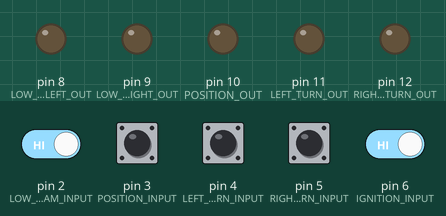
This sketch was run on a simulated Arduino Uno, built with avr-gcc and run on an emulated ATmega328P. Shown: output pins drawn as LEDs (lit = HIGH). Dashed ring = blinking. Inputs (shaded band) come from the test bench; at power-on: pin 2 (LOW_BEAM_INPUT), pin 3 (POSITION_INPUT), pin 4 (LEFT_TURN_INPUT), pin 5 (RIGHT_TURN_INPUT), pin 6 (IGNITION_INPUT) HIGH.

Above: at 1.2 s.
1.3 s: pin 6 (IGNITION_INPUT) driven LOW
At 1.5 s:
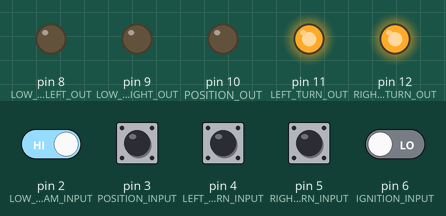
4.3 s: pin 2 (LOW_BEAM_INPUT) driven LOW
At 5.3 s:
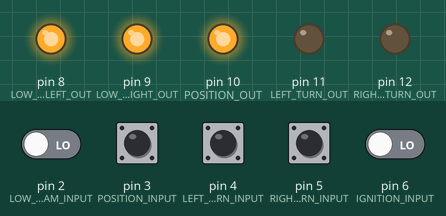
6.0 s: pin 4 (LEFT_TURN_INPUT) pulled LOW for 0.15 s
At 6.2 s:
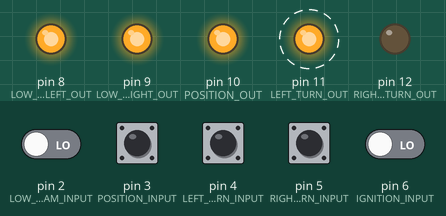
9.1 s: pin 5 (RIGHT_TURN_INPUT) pulled LOW for 0.15 s
At 9.29 s:
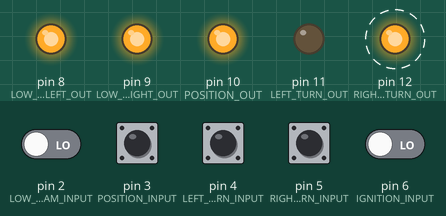
12.2 s: pin 6 (IGNITION_INPUT) driven HIGH
At 13.4 s:
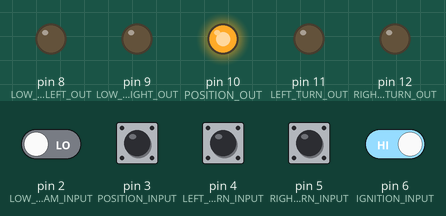
13.7 s: pin 2 (LOW_BEAM_INPUT) driven HIGH
At 14.7 s:
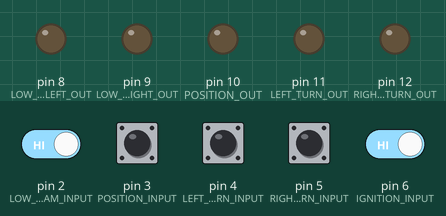
Timing chart, 0 to 16.2 s (numbered marks = the images above; inputs shaded):
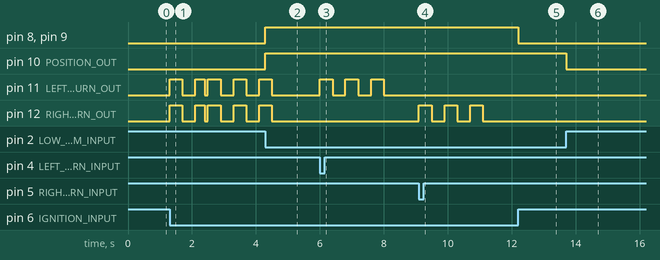

The sketch:

BCM_Arduino.ino
```cpp
#include <Arduino.h>

#define LOW_BEAM_INPUT 2
#define POSITION_INPUT 3
#define LEFT_TURN_INPUT 4
#define RIGHT_TURN_INPUT 5
#define IGNITION_INPUT 6

#define LOW_BEAM_LEFT_OUT 8
#define LOW_BEAM_RIGHT_OUT 9
#define POSITION_OUT 10
#define LEFT_TURN_OUT 11
#define RIGHT_TURN_OUT 12

#define PHASE_DURATION 400

bool leftValue = 0;
bool rightValue = 0;
unsigned long leftTimer = 0;
unsigned long rightTimer = 0;
unsigned long phaseTimer = 0;
unsigned long phaseTimer2 = 0;

void setup() {
  pinMode(LOW_BEAM_INPUT, INPUT);
  pinMode(POSITION_INPUT, INPUT);
  pinMode(LEFT_TURN_INPUT, INPUT);
  pinMode(RIGHT_TURN_INPUT, INPUT);
  pinMode(IGNITION_INPUT, INPUT);

  pinMode(LOW_BEAM_LEFT_OUT, OUTPUT);
  pinMode(LOW_BEAM_RIGHT_OUT, OUTPUT);
  pinMode(POSITION_OUT, OUTPUT);
  pinMode(LEFT_TURN_OUT, OUTPUT);
  pinMode(RIGHT_TURN_OUT, OUTPUT);

  digitalWrite(LOW_BEAM_LEFT_OUT, LOW);
  digitalWrite(LOW_BEAM_RIGHT_OUT, LOW);
  digitalWrite(POSITION_OUT, LOW);
  digitalWrite(LEFT_TURN_OUT, LOW);
  digitalWrite(RIGHT_TURN_OUT, LOW);
}


void loop() {
  if (digitalRead(IGNITION_INPUT) == LOW) {

    // Left turn signal
    // Cu acest IF ne asiguram ca actualizam timpul doar o data, atunci cand dam de maneta
    // variabila LeftValue retine faptul ca timpul a fost deja pentru a nu-l citi mereu cand left flasher e ON
    if (digitalRead(LEFT_TURN_INPUT) == LOW && leftValue == 0){
      leftTimer = millis();
      leftValue = 1;
    }
    if ((digitalRead(LEFT_TURN_INPUT) == HIGH && leftValue == 1) || digitalRead(RIGHT_TURN_INPUT) == LOW ){
      leftValue = 0;      // Daca mutam maneta pe OFF reactualizam variabila LeftTimer pentru a putea citi timpul iar
    }

    // conditii de activare:  left turn e ON sau n-au fost facute 3 cicluri SI right turn e OFF
    if( (digitalRead(LEFT_TURN_INPUT) == LOW || millis() - leftTimer <2399 ) && digitalRead(RIGHT_TURN_INPUT) == HIGH){
      //  phase_duration = 400
      if (digitalRead(LEFT_TURN_OUT) == LOW && ( millis() - phaseTimer >= PHASE_DURATION)) { // light phase
        phaseTimer = millis();                // actualizam PhaseTimer cand trecem dintr - o stare in alta
        digitalWrite(LEFT_TURN_OUT, HIGH);
      }
      else
        if (digitalRead(LEFT_TURN_OUT) == HIGH && millis() - phaseTimer >= PHASE_DURATION) { // dark phase
          phaseTimer = millis();              // actualizam PhaseTimer cand trecem dintr - o stare in alta
          digitalWrite(LEFT_TURN_OUT, LOW);
        }
    }
    else {   // daca conditiile de activare nu sunt indeplinite actualizam leftTimer si stingem semnalizarea
      leftTimer=2500;
      digitalWrite(LEFT_TURN_OUT, LOW);
    }


    // Right turn signal
    if (digitalRead(RIGHT_TURN_INPUT) == LOW && rightValue == 0){
      rightTimer = millis();
      rightValue = 1;
    }
    if ((digitalRead(RIGHT_TURN_INPUT) == HIGH && rightValue == 1) || digitalRead(LEFT_TURN_INPUT) == LOW ){
      rightValue = 0;
    }
    if( (digitalRead(RIGHT_TURN_INPUT) == LOW || millis() - rightTimer <2399 ) && digitalRead(LEFT_TURN_INPUT) == HIGH){
      if (digitalRead(RIGHT_TURN_OUT) == LOW && ( millis() - phaseTimer2 >= PHASE_DURATION)) { // light phase
        phaseTimer2 = millis();
        digitalWrite(RIGHT_TURN_OUT, HIGH);
      }
      else
        if (digitalRead(RIGHT_TURN_OUT) == HIGH && millis() - phaseTimer2 >= PHASE_DURATION) { // dark phase
          phaseTimer2 = millis();
          digitalWrite(RIGHT_TURN_OUT, LOW);
        }
    }
    else {
      rightTimer = 2500;
      digitalWrite(RIGHT_TURN_OUT, LOW);
    }


    // Low beam headlights
    if (digitalRead(LOW_BEAM_INPUT) == LOW) {
      digitalWrite(LOW_BEAM_LEFT_OUT, HIGH);
      digitalWrite(LOW_BEAM_RIGHT_OUT, HIGH);
    } else {
      digitalWrite(LOW_BEAM_LEFT_OUT, LOW);
      digitalWrite(LOW_BEAM_RIGHT_OUT, LOW);
    }
  } else {
    // Turn off all lights if ignition is off
    digitalWrite(LOW_BEAM_LEFT_OUT, LOW);
    digitalWrite(LOW_BEAM_RIGHT_OUT, LOW);
    digitalWrite(LEFT_TURN_OUT, LOW);
    digitalWrite(RIGHT_TURN_OUT, LOW);
  }

  // Automatically turn on position lights if headlights are on
  if (digitalRead(POSITION_OUT) == LOW && (digitalRead(POSITION_INPUT) == LOW || digitalRead(LOW_BEAM_INPUT) == LOW)) {
    digitalWrite(POSITION_OUT, HIGH);
  }

  // Automatically turn off position lights if headlights are off
  if (digitalRead(POSITION_OUT) == HIGH && digitalRead(POSITION_INPUT) == HIGH && digitalRead(LOW_BEAM_INPUT) == HIGH) {
    digitalWrite(POSITION_OUT, LOW);
  }
}
```

Measured:
- after the input at 1.3 s, pin 11 (LEFT_TURN_OUT), pin 12 (RIGHT_TURN_OUT): LOW → HIGH at once, → LOW 0.40 s later, → HIGH 0.40 s later, → LOW 0.30 s later, … (9 changes in this stretch)
- after the input at 4.3 s, pin 8 (LOW_BEAM_LEFT_OUT), pin 9 (LOW_BEAM_RIGHT_OUT), pin 10 (POSITION_OUT): LOW → HIGH at once
- after the input at 6.0 s, pin 11 (LEFT_TURN_OUT): alternates HIGH for 0.40 s and LOW for 0.40 s, 6 changes in all, then stays LOW, starting at once
- after the input at 9.1 s, pin 12 (RIGHT_TURN_OUT): alternates HIGH for 0.40 s and LOW for 0.40 s, 6 changes in all, then stays LOW, starting at once
- after the input at 12.2 s, pin 8 (LOW_BEAM_LEFT_OUT), pin 9 (LOW_BEAM_RIGHT_OUT): HIGH → LOW at once
- after the input at 13.7 s, pin 10 (POSITION_OUT): HIGH → LOW at once
